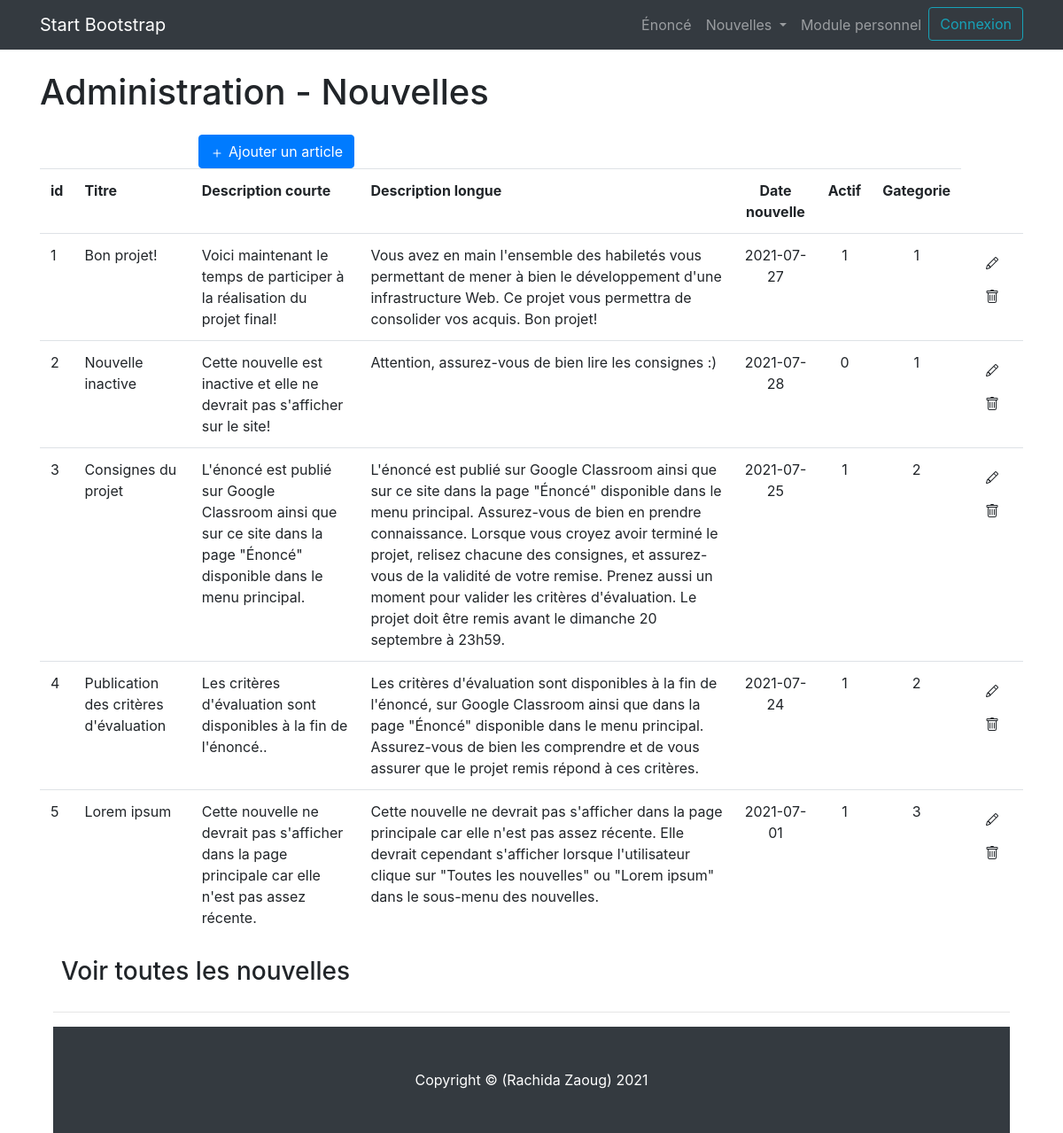
Screenshot of /administration_nouvelles.php with the database file from the repository.
### tables this page shows
CREATE TABLE `nouvelles` (
  `id` int(11) NOT NULL,
  `titre` varchar(50) NOT NULL,
  `description_courte` varchar(125) NOT NULL,
  `description_longue` text NOT NULL,
  `date_nouvelle` date NOT NULL,
  `actif` tinyint(1) NOT NULL,
  `fk_categorie` int(11) NOT NULL
);

### administration_nouvelles.php (the view, shortened to what this page needs)
<?php
  include_once 'include/header.php';
  include_once 'gestion/maj_nouvelles.php';
?>
  <div class="container">
	<h1 class="my-4">Administration - Nouvelles</h1>
</head>
<body>
  <div class="container mt-3">
  <div class="row">
    <div class="col-lg-4">
      <button type="button" class="btn btn-primary float-right" data-toggle="modal" data-target="#modalAjout">
        Ajouter un article
      </button>
      </div>
      <?php
    $res = $mysqli->query("SELECT `id`, `titre`, `description_courte`, `description_longue`, `date_nouvelle`, `actif`, `fk_categorie` FROM `nouvelles` ORDER BY id");
        echo '<table class="table">';
    echo '<tr>';
    echo '<th>id</th>';
    echo '<th>Titre</th>';
    echo '<th>Description courte</th>';
    echo '<th>Description longue</th>';
    echo '<th class="text-center">Date nouvelle</th>';
    echo '<th class="text-center">Actif</th>';
    echo '<th class="text-center">Gategorie</th>';
    while ($row = $res->fetch_assoc()) {
      echo '<tr>';
      echo '<td>' . $row["id"] . '</td>';
      echo '<td>' . $row["titre"] . '</td>';
      echo '<td>' . $row["description_courte"] . '</td>';
      echo '<td>' . $row["description_longue"] . '</td>';
      echo '<td class="text-center">' . $row["date_nouvelle"] . ' </td>';
      echo '<td class="text-center">' . $row["actif"] . '</td>';
      echo '<td class="text-center">' . $row["fk_categorie"] . ' </td>';
      echo '<td class="text-center">';
      echo '<button type="button" class="btn btn-default boutonMAJ" data-toggle="modal" data-id="' . $row["id"] . '" data-target="#modalMAJ">';
      echo '<button type="button" class="btn btn-default boutonSupprimer" data-toggle="modal" data-id="' . $row["id"] . '" data-target="#modalSuppr">';
      echo '</button>';
    echo '</td>';
    echo '</tr>';
  }
      echo '</table>';
  ?>
    </div>
    <div class="row">
    <a class="dropdown-item" href="nouvelles.php"><h3>Voir toutes les nouvelles</h3></a>
    </div>
<?php
  include_once 'gestion/ajout_modal.php';
  include_once 'gestion/supprime_modal.php';
?>
<?php
include_once 'include/footer.php';
?>
</body>
</html>

### css/modern-business.css (style rules this page uses)
body { padding-top: 56px; }

### rows the page displays
nouvelles: id "1", titre "Bon projet!", description_courte "Voici maintenant le temps de participer à la réalisation du projet final!", description_longue "Vous avez en main l'ensemble des habiletés vous permettant de mener à bien le développement d'une infrastructure Web. Ce projet vous permettra de consolider vos acquis. Bon projet!", date_nouvelle "2021-07-27", actif "1", fk_categorie "1"
nouvelles: id "2", titre "Nouvelle inactive", description_courte "Cette nouvelle est inactive et elle ne devrait pas s'afficher sur le site!", description_longue "Attention, assurez-vous de bien lire les consignes :)", date_nouvelle "2021-07-28", actif "0", fk_categorie "1"
nouvelles: id "3", titre "Consignes du projet", description_courte "L'énoncé est publié sur Google Classroom ainsi que sur ce site dans la page \"Énoncé\" disponible dans le menu principal.", description_longue "L'énoncé est publié sur Google Classroom ainsi que sur ce site dans la page \"Énoncé\" disponible dans le menu principal. Assurez-vous de bien en prendre connaissance. Lorsque vous croyez avoir terminé le projet, relisez chacune des consignes, et assurez-vous de la validité de votre remise. Prenez aussi un moment pour valider les critères d'évaluation. Le projet doit être remis avant le dimanche 20 septembre à 23h59.", date_nouvelle "2021-07-25", actif "1", fk_categorie "2"
nouvelles: id "4", titre "Publication des critères d'évaluation", description_courte "Les critères d'évaluation sont disponibles à la fin de l'énoncé..", description_longue "Les critères d'évaluation sont disponibles à la fin de l'énoncé, sur Google Classroom ainsi que dans la page \"Énoncé\" disponible dans le menu principal. Assurez-vous de bien les comprendre et de vous assurer que le projet remis répond à ces critères.", date_nouvelle "2021-07-24", actif "1", fk_categorie "2"
nouvelles: id "5", titre "Lorem ipsum", description_courte "Cette nouvelle ne devrait pas s'afficher dans la page principale car elle n'est pas assez récente.", description_longue "Cette nouvelle ne devrait pas s'afficher dans la page principale car elle n'est pas assez récente. Elle devrait cependant s'afficher lorsque l'utilisateur clique sur \"Toutes les nouvelles\" ou \"Lorem ipsum\" dans le sous-menu des nouvelles.", date_nouvelle "2021-07-01", actif "1", fk_categorie "3"
